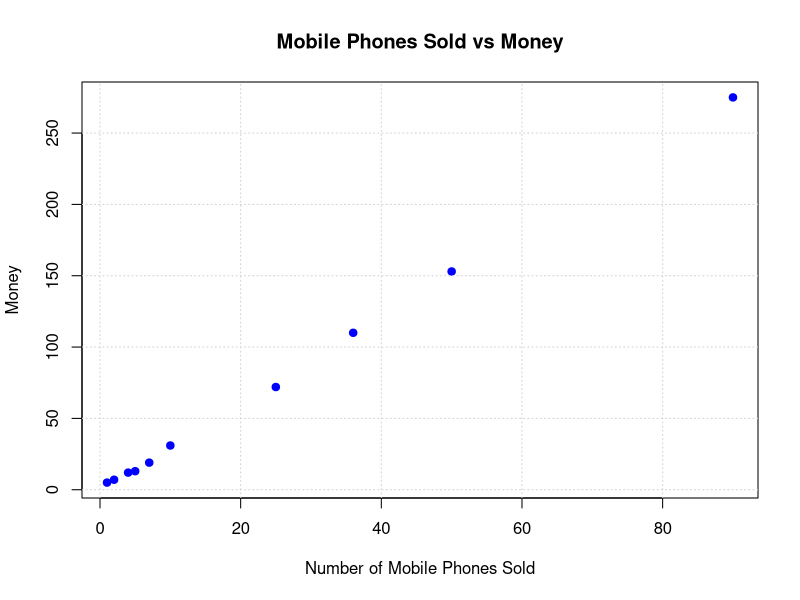

The R source for this figure:

# Experiment 8: Mobile Sales Scatter Plot

# Number of mobile phones sold
x <- c(4, 1, 5, 7, 10, 2, 50, 25, 90, 36)

# Corresponding money values
y <- c(12, 5, 13, 19, 31, 7, 153, 72, 275, 110)

# Draw scatter plot
plot(x, y,
     main = "Mobile Phones Sold vs Money",
     xlab = "Number of Mobile Phones Sold",
     ylab = "Money",
     pch = 19,
     col = "blue")

grid()
